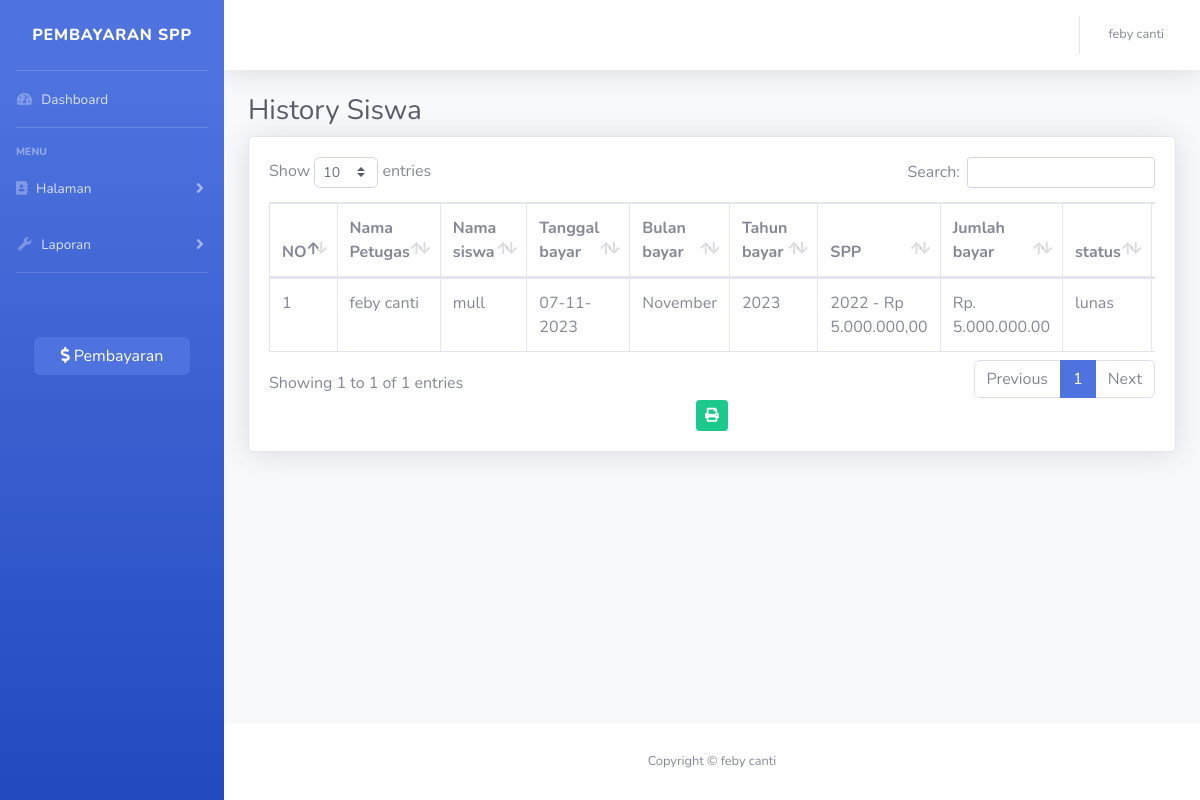
Screenshot of /index.php?page=history&nisn=1234 (signed in) with the database file from the repository.
### tables this page shows
CREATE TABLE `pembayaran` (
  `id_pembayaran` int(11) NOT NULL,
  `id_petugas` int(11) NOT NULL,
  `nisn` char(10) NOT NULL,
  `tanggal_bayar` date NOT NULL,
  `id_spp` int(10) NOT NULL,
  `jumlah_bayar` int(11) NOT NULL,
  `bulan_bayar` varchar(8) NOT NULL,
  `tahun_bayar` varchar(4) NOT NULL
);

CREATE TABLE `petugas` (
  `id_petugas` int(10) NOT NULL,
  `nama_petugas` varchar(30) NOT NULL,
  `username` varchar(20) NOT NULL,
  `password` varchar(32) NOT NULL,
  `level` enum('admin','petugas') NOT NULL
);

CREATE TABLE `siswa` (
  `nisn` char(10) NOT NULL,
  `nis` char(8) NOT NULL,
  `nama_siswa` varchar(35) NOT NULL,
  `password` varchar(32) NOT NULL,
  `alamat` text NOT NULL,
  `no_tlpon` char(20) NOT NULL,
  `id_kelas` int(11) NOT NULL
);

CREATE TABLE `spp` (
  `id_spp` int(11) NOT NULL,
  `tahun` int(11) NOT NULL,
  `nominal` int(11) NOT NULL
);

### index.php (the view, shortened to what this page needs)
<!DOCTYPE html>
<html lang="en">
<head>
        <?php
        $page = isset($_GET['page']) ? $_GET['page'] : 'Dashboard';
        ?>
    <link href="vendor/fontawesome-free/css/all.min.css" rel="stylesheet" type="text/css">
    <link href="css/sb-admin-2.min.css" rel="stylesheet">
    <link href="vendor/datatables/dataTables.bootstrap4.min.css" rel="stylesheet">
</head>
<body id="page-top">
    <div id="wrapper">
        <?php
        if (!empty($_SESSION['user']['level']) && !empty($_SESSION['user']['level'] == 'admin')) {
        ?>
            <ul class="navbar-nav bg-gradient-primary sidebar sidebar-dark accordion" id="accordionSidebar">
                <a class="sidebar-brand d-flex align-items-center justify-content-center" href="index.php">
                    <div class="sidebar-brand-icon rotate-n-15">
                    </div>
                    <div class="sidebar-brand-text mx-3">Pembayaran Spp</div>
                </a>
                <hr class="sidebar-divider my-0">
                <li class="nav-item
<?php
            if (empty($_GET['page'])) {
                echo 'active';
            }
?>">
                    <a class="nav-link" href="index.php">
                        <i class="fas fa-fw fa-tachometer-alt"></i>
                        <span>Dashboard</span></a>
                </li>
                <hr class="sidebar-divider">
                <div class="sidebar-heading">
                    Menu
                </div>
                <li class="nav-item
 <?php
            echo ($page == 'siswa' ||  $page == 'tambah-siswa' || $page == 'edit-siswa' || $page == 'hapus-siswa' ||  $page == 'kelas' || $page == 'tambah-kelas' ||  $page == 'edit-kelas' || $page == 'hapus-kelas' || $page == 'petugas' ||  $page == 'tambah-petugas' || $page == 'edit-petugas' || $page == 'hapus-petugas'  ? 'active' : '') ?>">
                    <a class="nav-link collapsed" href="#" data-toggle="collapse" data-target="#collapseTwo" aria-expanded="true" aria-controls="collapseTwo">
                        <i class="fa fa-address-book"></i>
                        <span>Halaman</span>
                    </a>
                </li>
                <li class="nav-item
 <?php
            echo ($page == 'pembayaran' ||  $page == 'spp ' || $page == 'edit-spp' ||  $page == 'hapus-spp '  ||  $page == 'laporan ' ? 'active' : '') ?>">
                    <a class="nav-link collapsed" href="#" data-toggle="collapse" data-target="#collapseUtilities" aria-expanded="true" aria-controls="collapseUtilities">
                        <i class="fas fa-fw fa-wrench"></i>
                        <span>Laporan</span>
                    </a>
                </li>
                <hr class="sidebar-divider">
                <button type="button" class="btn btn-primary mb-4 mt-5" style="width: 70%; margin-left: 15%;" data-toggle="modal" data-target="#tambahpembayaran">
                    <i class="fas fa-dollar-sign"></i> Pembayaran
                </button>
            </ul>
            <?php
        }
        ?>
        <div id="content-wrapper" class="d-flex flex-column">
            <div id="content">
                <nav class="navbar navbar-expand navbar-light bg-white topbar mb-4 static-top shadow">
                    <ul class="navbar-nav ml-auto">
                        <li class="nav-item dropdown no-arrow">
                            <a class="nav-link dropdown-toggle" href="#" id="userDropdown" role="button" data-toggle="dropdown" aria-haspopup="true" aria-expanded="false">
                                <span class="mr-2 d-none d-lg-inline text-gray-600 small">
                                    <?php
                                    if (!empty($_SESSION['user']['level'])) {
                                        echo $_SESSION['user']['nama_petugas'];
                                    } else {
                                        echo $_SESSION['user']['nama_siswa'];
                                    }
                                    ?>
                                </span>
                            </a>
                        </li>
                    </ul>
                </nav>
                <div class="container-fluid">
                    <?php
                    $page = isset($_GET['page']) ? $_GET['page'] : 'dashboard';
                    include $page . '.php';
                    ?>
                </div>
            </div>
            <footer class="sticky-footer bg-white">
                <div class="container my-auto">
                    <div class="copyright text-center my-auto">
                        <span>Copyright &copy;
                            <?php
                            if (!empty($_SESSION['user']['level'])) {
                                echo $_SESSION['user']['nama_petugas'];
                            } else {
                                echo $_SESSION['user']['nama_siswa'];
                            }
                            ?>
                        </span>
                    </div>
                </div>
            </footer>
        </div>
    </div>
</body>
</html>

### history.php (shortened to what this page needs)
<h1 class="h3 mb-2 text-gray-800">History Siswa</h1>
<div class="card shadow mb-4">
    <div class="card-body">
        <div class="table-responsive">
            <table class="table table-bordered" id="dataTable" width="100%" cellspacing="0">
                <thead>
                    <tr>
                        <th>NO</th>
                        <th>Nama Petugas</th>
                        <th>Nama siswa</th>
                        <th>Tanggal bayar</th>
                        <th>Bulan bayar</th>
                        <th>Tahun bayar</th>
                        <th>SPP</th>
                        <th>Jumlah bayar</th>
                        <th>status</th>
                        <th>Action</th>
                    </tr>
                </thead>
                <tbody>
                    <?php
                    if (isset($_GET['nisn'])) {
                        $nisn = $_GET['nisn'];
                        $i = 1;
                        $query = mysqli_query($koneksi, "SELECT * FROM pembayaran INNER JOIN petugas ON pembayaran.id_petugas=petugas.id_petugas INNER JOIN siswa ON pembayaran.nisn=siswa.nisn INNER JOIN spp ON pembayaran.id_spp=spp.id_spp WHERE pembayaran.nisn='$nisn'");
                    }
                    while ($data = mysqli_fetch_array($query)) {
                    ?>
                        <tr>
                            <td><?php echo $i++ ?></td>
                            <td><?php echo $data['nama_petugas'] ?></td>
                            <td><?php echo $data['nama_siswa'] ?></td>
                            <td><?php echo date('d-m-Y', strtotime($data['tanggal_bayar'])) ?></td>
                            <td><?php echo $data['bulan_bayar'] ?></td>
                            <td><?php echo $data['tahun_bayar'] ?></td>
                            <td><?php echo $data['tahun'] ?> - Rp <?php echo number_format($data['nominal'], 2, ',', '.') ?></td>
                            <td> Rp. <?php echo number_format($data['jumlah_bayar'], 2, '.', '.') ?></td>
                            <td>
                                <?php
                                if ($data['nominal'] >  $data['jumlah_bayar']) {
                                    echo 'kurang';
                                } else {
                                    echo 'lunas';
                                }
                                ?>
                            </td>
                            <td>
                            </td>
                        </tr>
                    <?php
                    }
                    ?>
                </tbody>
            </table>
            <?php
            if (!empty($_SESSION['user']['level']) && !empty($_SESSION['user']['level'] == 'admin')) {
            ?>
                <div class="container" style="text-align: center;">
                    <a href="cetak_history.php?nisn=<?php echo $_GET['nisn'] ?>" class="btn btn-success btn-sm" target="_blank"><i class="fa fa-print"></i></a>
                </div>
            <?php
            }
            ?>
        </div>
    </div>
</div>

### rows the page displays
pembayaran: id_petugas.nama_petugas "feby canti", nisn.nama_siswa "mull", tanggal_bayar "07-11-2023", bulan_bayar "November", tahun_bayar "2023", id_spp.tahun "2022", id_spp.nominal "5.000.000,00", jumlah_bayar "5.000.000.00", shows "lunas"

### other values shown
$_SESSION['user']['nama_petugas'] "feby canti"
